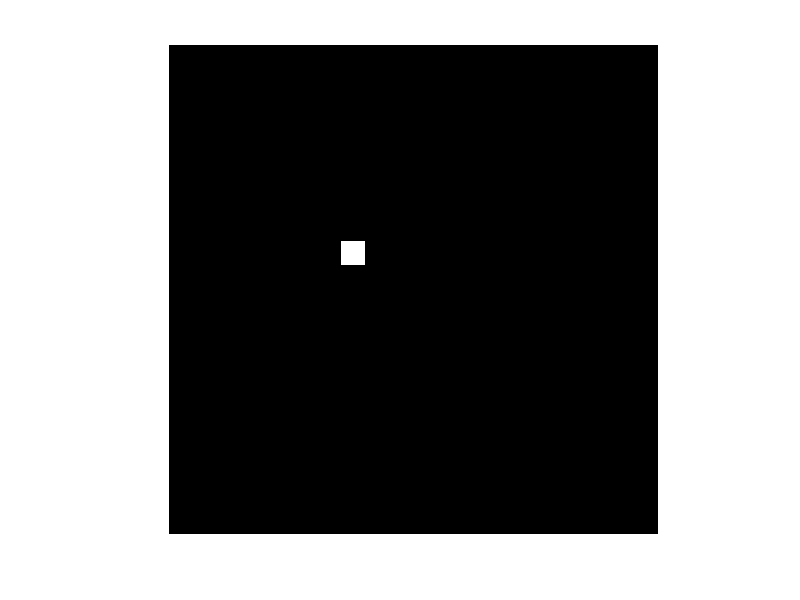

This chart was generated by the following MATLAB code:
clear

    answr2=inputdlg({'Framerate:'},'Enter Framerate ',[1 17],{'5'});
    fra=str2double(answr2{1});
    vhfr=fra;

    answr3=inputdlg({'Repetition:'},'Enter Repetition ',[1 17],{'5'});
    rep=str2double(answr3{1});
    
    
New0Loc=fopen(['FSSquareBlinking' num2str(vhfr) '-' num2str(rep) '.txt'],'w');
frcount=0;
for i=1:rep
    fsmatrix=zeros(20,20);
    fsmatrix(8,8)=255;
    for fr=1:vhfr
    fwrite(New0Loc, transpose(fsmatrix));
    frcount=frcount+1;
    end
    imshow(fsmatrix)

    fsmatrix=zeros(20,20);
    fsmatrix(8,9)=255;
    for fr=1:vhfr
    fwrite(New0Loc, transpose(fsmatrix));
    frcount=frcount+1;
    end
    imshow(fsmatrix)

    fsmatrix=zeros(20,20);
    fsmatrix(8,10)=255;
    for fr=1:vhfr
    fwrite(New0Loc, transpose(fsmatrix));
    frcount=frcount+1;
    end
    imshow(fsmatrix)
    
    fsmatrix=zeros(20,20);
    fsmatrix(8,11)=255;
    for fr=1:vhfr
    fwrite(New0Loc, transpose(fsmatrix));
    frcount=frcount+1;
    end
    imshow(fsmatrix)    
    
    fsmatrix=zeros(20,20);
    fsmatrix(8,12)=255;
    for fr=1:vhfr
    fwrite(New0Loc, transpose(fsmatrix));
    frcount=frcount+1;
    end
    imshow(fsmatrix)
    
    fsmatrix=zeros(20,20);
    fsmatrix(9,12)=255;
    for fr=1:vhfr
    fwrite(New0Loc, transpose(fsmatrix));
    frcount=frcount+1;
    end
    imshow(fsmatrix)
    
    fsmatrix=zeros(20,20);
    fsmatrix(10,12)=255;
    for fr=1:vhfr
    fwrite(New0Loc, transpose(fsmatrix));
    frcount=frcount+1;
    end
    imshow(fsmatrix)
    
    fsmatrix=zeros(20,20);
    fsmatrix(11,12)=255;
    for fr=1:vhfr
    fwrite(New0Loc, transpose(fsmatrix));
    frcount=frcount+1;
    end
    imshow(fsmatrix)
    
    fsmatrix=zeros(20,20);
    fsmatrix(12,12)=255;
    for fr=1:vhfr
    fwrite(New0Loc, transpose(fsmatrix));
    frcount=frcount+1;
    end
    imshow(fsmatrix)
    
    fsmatrix=zeros(20,20);
    fsmatrix(12,11)=255;
    for fr=1:vhfr
    fwrite(New0Loc, transpose(fsmatrix));
    frcount=frcount+1;
    end
    imshow(fsmatrix)
    
    fsmatrix=zeros(20,20);
    fsmatrix(12,10)=255;
    for fr=1:vhfr
    fwrite(New0Loc, transpose(fsmatrix));
    frcount=frcount+1;
    end
    imshow(fsmatrix)
    
    fsmatrix=zeros(20,20);
    fsmatrix(12,9)=255;
    for fr=1:vhfr
    fwrite(New0Loc, transpose(fsmatrix));
    frcount=frcount+1;
    end
    imshow(fsmatrix)
    
    fsmatrix=zeros(20,20);
    fsmatrix(12,8)=255;
    for fr=1:vhfr
    fwrite(New0Loc, transpose(fsmatrix));
    frcount=frcount+1;
    end
    imshow(fsmatrix)
    
    fsmatrix=zeros(20,20);
    fsmatrix(11,8)=255;
    for fr=1:vhfr
    fwrite(New0Loc, transpose(fsmatrix));
    frcount=frcount+1;
    end
    imshow(fsmatrix)
    
    fsmatrix=zeros(20,20);
    fsmatrix(10,8)=255;
    for fr=1:vhfr
    fwrite(New0Loc, transpose(fsmatrix));
    frcount=frcount+1;
    end
    imshow(fsmatrix)
    
    fsmatrix=zeros(20,20);
    fsmatrix(9,8)=255;
    for fr=1:vhfr
    fwrite(New0Loc, transpose(fsmatrix));
    frcount=frcount+1;
    end
    imshow(fsmatrix)
end
